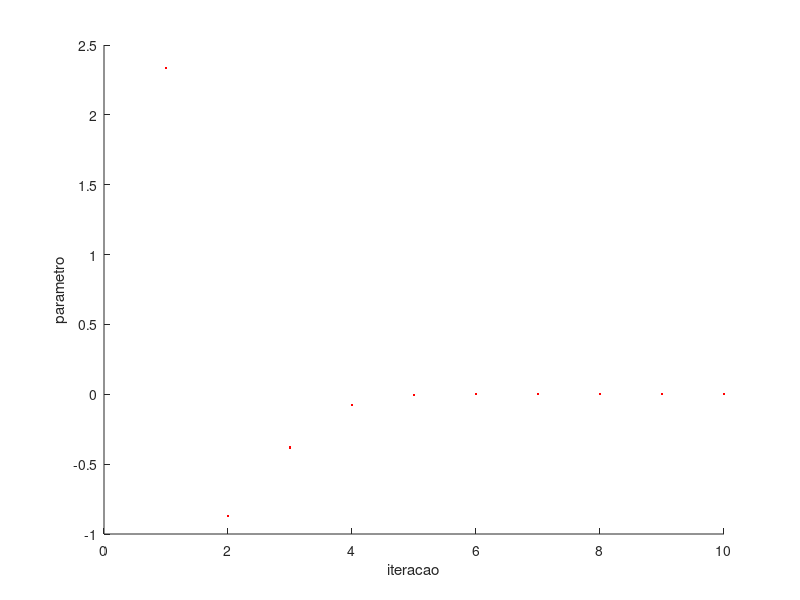

Write the MATLAB code that produced this figure.
% Problemas Diretos e Inversos em Geofísica - Conceitos Básicos e Aplicações
% Prof. Giuliano Marotta - SIS/IG/UnB - marotta@unb.br
% Parte II: Exemplo 02
% ---------------------------------------------------------------------
% Modelo: 2m^3= 16
clear; clc;
figure % Cria figura
hold on % habilita plotar na mesma figura
d =[16]; % Vetor dos valores observados
m0 = [1]; % Vetor dos parametros aproximados
N = length(d(:,1)); % Numero de Observacoes
M = length(m0(1,:)); % Numero de parametros
it = 10; % Numero de iteracoes
for i=1:it
    G =[3*2.*m0.^2]; % Matriz das derivadas parciais
    d0 = 2.*m0.^3; % Vetor dos valores calculados
    dc = d-d0; % Vetor das diferencas
    dm = (G'*G)^-1*(G'*dc); % Vetor das correções
    m = m0+dm % Vetor dos parametros ajustados
    e = d-2.*m.^3; % Vetor dos residuos
    m0=m;% vetor dos parâmetros ajustados
    plot(i,dm,'.r') % plota valor do parametro por iteracao
end

xlabel('iteracao')
ylabel('parametro')


